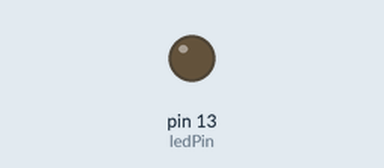
Simulated run of this sketch. Board: Arduino Uno, built with avr-gcc and run on an emulated ATmega328P. Shown: output pins drawn as LEDs (lit = HIGH).

Above: at 1.7 s.
At 4.2 s:
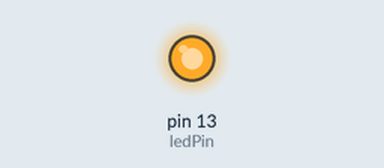
Timing chart, 0 to 6.9 s (numbered marks = the images above):
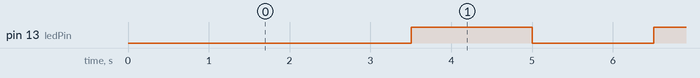

Measured:
- by itself, pin 13 (ledPin): alternates HIGH for 1.5 s and LOW for 1.5 s

The sketch:

CANSAT_UART_Arduino_SoftwareSerial.ino
```cpp
/* Modificación usando librería Software Serial */

#include <SoftwareSerial.h>

SoftwareSerial miPuertoSerie(2, 3); // RX, TX --> crea el objeto de la clase Serial

int ledPin=13;
bool estado=LOW;

void setup() {
  miPuertoSerie.begin(9600); // inicializa el objeto de la clase serial
  // Serial.begin(9600); // en caso que use los pins 0 y 1  RX->0  TX->1
  pinMode(ledPin,OUTPUT);
}
void loop() {

  if (millis()>2000) { // en marcha 2 segundos después de encender
    miPuertoSerie.write(estado); // escribe el dato en el puerto serie
    // Serial.write(estado); // en caso que use los pins 0 y 1  RX->0  TX->1
    delay(1500);
    estado = !estado;
    digitalWrite(ledPin,estado);
    miPuertoSerie.flush(); // limpia el buffer
    // Serial.flush(); // en caso que use los pins 0 y 1  RX->0  TX->1
  }
}
```
